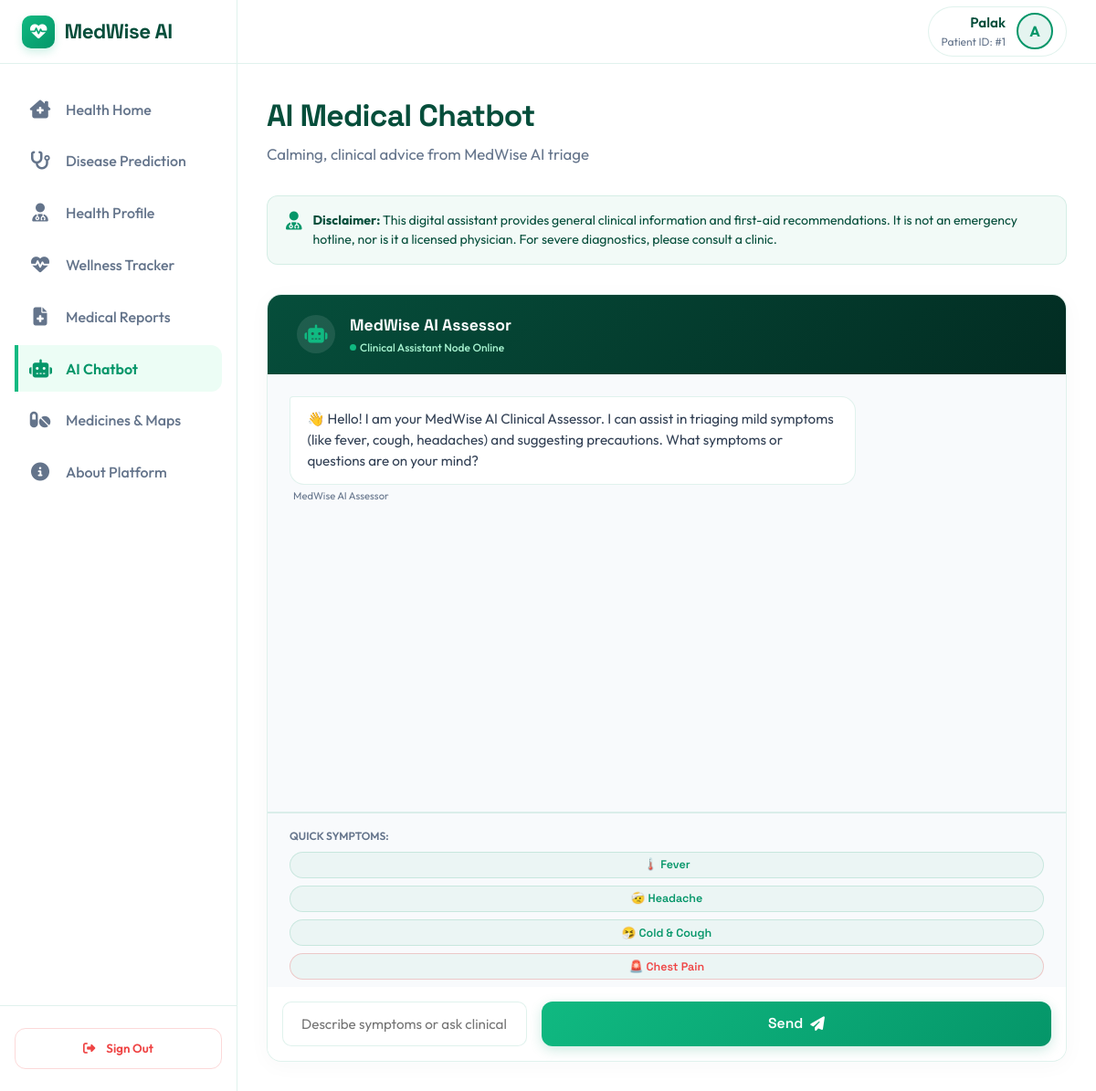
The app's page /chatbot/ (signed in) with its own data.
### accounts/models.py (models this page shows, shortened)
class CustomUser(AbstractUser):
    profile_picture = models.ImageField(upload_to='profiles/', blank=True, null=True)
    phone_number = models.CharField(max_length=15, blank=True, null=True)
    date_of_birth = models.DateField(blank=True, null=True)

### dashboard/views.py (the view, shortened to what this page needs)
# urls.py: path('chatbot/', ChatbotView.as_view(), name='chatbot'),
@method_decorator(csrf_exempt, name='dispatch')
class ChatbotView(LoginRequiredMixin, View):
    template_name = 'dashboard/chatbot.html'
    def get(self, request, *args, **kwargs):
        messages_history = ChatMessage.objects.filter(user=request.user).order_by('created_at')[:40]
        return render(request, self.template_name, {'chat_history': messages_history})

### templates/dashboard/chatbot.html (shortened to what this page needs)
{% extends 'base.html' %}
{% load static %}
{% block content %}
<div class="chatbot-container" style="max-width: 900px; margin: 0 auto;">
    <div class="dashboard-title-bar">
        <h1>AI Medical Chatbot</h1>
        <p class="welcome-msg">Calming, clinical advice from MedWise AI triage</p>
    </div>
    <div style="background: rgba(5, 150, 105, 0.05); border: 1px solid var(--border-color); color: var(--text-primary); padding: 1rem 1.25rem; border-radius: 12px; margin-bottom: 2rem; font-size: 0.88rem; display: flex; gap: 0.75rem; line-height: 1.5;">
        <i class="fa-solid fa-user-doctor" style="font-size: 1.25rem; margin-top: 0.1rem; color: var(--color-primary);"></i>
        <span>
            <strong>Disclaimer:</strong> This digital assistant provides general clinical information and first-aid recommendations. It is not an emergency hotline, nor is it a licensed physician. For severe diagnostics, please consult a clinic.
        </span>
    </div>
    <div class="panel-card glass-panel" style="padding: 0; overflow: hidden; display: flex; flex-direction: column; border-radius: var(--border-radius-lg);">
        <div style="background: linear-gradient(135deg, #064e3b, #022c22); padding: 1.25rem 2rem; display: flex; align-items: center; gap: 1rem; color: white;">
            <div style="width: 42px; height: 42px; background: rgba(255,255,255,0.1); border-radius: 50%; display: flex; align-items: center; justify-content: center; font-size: 1.25rem; color: #10b981;">
                <i class="fa-solid fa-robot"></i>
            </div>
            <div>
                <h3 style="color: white; font-size: 1.1rem; font-weight: 700; margin-bottom: 0.15rem;">MedWise AI Assessor</h3>
                <span style="font-size: 0.75rem; color: #a7f3d0; font-weight: 500; display:flex; align-items:center; gap:0.25rem;"><span style="width: 7px; height: 7px; background: #10b981; border-radius: 50%; display: inline-block;"></span> Clinical Assistant Node Online</span>
            </div>
        </div>
        <div class="chat-window" id="chat-scroller">
            {% if not chat_history %}
                <div class="chat-bubble assistant">
                    <div class="chat-bubble-inner">
                        👋 Hello! I am your MedWise AI Clinical Assessor. I can assist in triaging mild symptoms (like fever, cough, headaches) and suggesting precautions. What symptoms or questions are on your mind?
                    </div>
                    <span class="chat-bubble-meta">MedWise AI Assessor</span>
                </div>
            {% endif %}
        </div>
        <div style="background: #f8fafc; padding: 1rem 1.5rem 0.5rem; border-top: 1px solid var(--border-color); display: flex; flex-wrap: wrap; gap: 0.5rem; align-items: center;">
            <span style="font-size: 0.75rem; color: var(--text-muted); font-weight: 600; text-transform: uppercase;">Quick Symptoms:</span>
            <button class="btn btn-secondary" style="padding: 0.35rem 0.85rem; font-size: 0.78rem; border-radius: 20px;" onclick="sendQuickMessage('I have a high fever.')">🌡️ Fever</button>
            <button class="btn btn-secondary" style="padding: 0.35rem 0.85rem; font-size: 0.78rem; border-radius: 20px;" onclick="sendQuickMessage('I have a severe headache.')">🤕 Headache</button>
            <button class="btn btn-secondary" style="padding: 0.35rem 0.85rem; font-size: 0.78rem; border-radius: 20px;" onclick="sendQuickMessage('I have a dry cough.')">🤧 Cold & Cough</button>
            <button class="btn btn-secondary" style="padding: 0.35rem 0.85rem; font-size: 0.78rem; border-radius: 20px; color: var(--color-danger); border-color: rgba(239,68,68,0.25);" onclick="sendQuickMessage('I have severe chest pain and trouble breathing.')">🚨 Chest Pain</button>
        </div>
        <div class="chat-input-bar">
            <input type="text" id="chat-input" class="chat-input-field" placeholder="Describe symptoms or ask clinical questions..." onkeydown="handleEnter(event)">
            <button class="btn btn-primary" style="padding: 0 1.5rem;" onclick="postMessage()">
                <span>Send</span>
                <i class="fa-solid fa-paper-plane"></i>
            </button>
        </div>
    </div>
</div>
{% endblock %}

### templates/base.html (shortened to what this page needs)
{% load static %}
<!DOCTYPE html>
<html lang="en">
<head>
    <link rel="stylesheet" href="https://cdnjs.cloudflare.com/ajax/libs/font-awesome/6.4.0/css/all.min.css">
    <link rel="stylesheet" href="{% static 'css/styles.css' %}?v=2.0">
</head>
<body>
    <div class="app-container">
        <aside class="sidebar" id="app-sidebar">
            <div class="sidebar-brand">
                <a href="{% url 'dashboard:index' %}" class="brand-link">
                    <span class="brand-logo-icon"><i class="fa-solid fa-heart-pulse"></i></span>
                    <span>MedWise AI</span>
                </a>
            </div>
            <ul class="sidebar-menu">
                <li>
                    <a href="{% url 'dashboard:index' %}" class="menu-item-link {% if request.resolver_match.view_name == 'dashboard:index' %}active{% endif %}">
                        <i class="fa-solid fa-house-chimney-medical"></i>
                        <span>Health Home</span>
                    </a>
                </li>
                <li>
                    <a href="{% url 'dashboard:predict_page' %}" class="menu-item-link {% if request.resolver_match.view_name == 'dashboard:predict_page' %}active{% endif %}">
                        <i class="fa-solid fa-stethoscope"></i>
                        <span>Disease Prediction</span>
                    </a>
                </li>
                <li>
                    <a href="{% url 'accounts:profile' %}" class="menu-item-link {% if request.resolver_match.view_name == 'accounts:profile' %}active{% endif %}">
                        <i class="fa-solid fa-user-doctor"></i>
                        <span>Health Profile</span>
                    </a>
                </li>
                <li>
                    <a href="{% url 'dashboard:index' %}#wellness-tracker" class="menu-item-link">
                        <i class="fa-solid fa-heart-pulse"></i>
                        <span>Wellness Tracker</span>
                    </a>
                </li>
                <li>
                    <a href="{% url 'dashboard:report_summarizer' %}" class="menu-item-link {% if request.resolver_match.view_name == 'dashboard:report_summarizer' %}active{% endif %}">
                        <i class="fa-solid fa-file-medical"></i>
                        <span>Medical Reports</span>
                    </a>
                </li>
                <li>
                    <a href="{% url 'dashboard:chatbot' %}" class="menu-item-link {% if request.resolver_match.view_name == 'dashboard:chatbot' %}active{% endif %}">
                        <i class="fa-solid fa-robot"></i>
                        <span>AI Chatbot</span>
                    </a>
                </li>
                <li>
                    <a href="{% url 'recommendations:medicines_maps' %}" class="menu-item-link {% if request.resolver_match.view_name == 'recommendations:medicines_maps' %}active{% endif %}">
                        <i class="fa-solid fa-pills"></i>
                        <span>Medicines & Maps</span>
                    </a>
                </li>
                <li>
                    <a href="{% url 'dashboard:landing' %}#features" class="menu-item-link">
                        <i class="fa-solid fa-circle-info"></i>
                        <span>About Platform</span>
                    </a>
                </li>
            </ul>
            <div class="sidebar-footer">
                <form action="{% url 'accounts:logout' %}" method="post" class="logout-form">
                    <button type="submit">
                        <i class="fa-solid fa-right-from-bracket"></i>
                        <span>Sign Out</span>
                    </button>
                </form>
            </div>
        </aside>
        <div class="main-wrapper" id="main-content-wrapper">
            <nav class="navbar">
                <div class="navbar-right" style="margin-left: auto;">
                    {% if user.is_authenticated %}
                        <a href="{% url 'accounts:profile' %}" class="navbar-user">
                            <div class="navbar-user-info">
                                <span class="navbar-user-name">{{ user.first_name|default:user.username }}</span>
                                <span class="navbar-user-role">Patient ID: #{{ user.id }}</span>
                            </div>
                            {% if user.profile_picture %}
                                <img src="{{ user.profile_picture.url }}" alt="Profile Avatar" class="navbar-avatar">
                            {% else %}
                                <div class="navbar-avatar" style="display:flex;align-items:center;justify-content:center;background:rgba(5, 150, 105, 0.1);font-weight:bold;color:var(--color-primary);">
                                    {{ user.username|slice:":1"|upper }}
                                </div>
                            {% endif %}
                        </a>
                    {% endif %}
                </div>
            </nav>
            <main class="content-body">
                {% block content %}{% endblock %}
            </main>
        </div>
    </div>
</body>
</html>

### records on screen
CustomUser: first_name "Palak", id "1", username "A"
